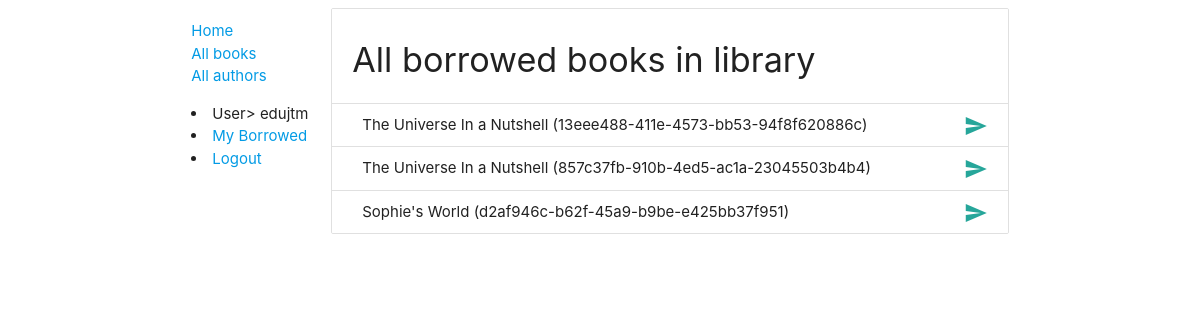
Page /catalog/borrowed/ (signed in) on the committed database.
### catalog/models.py (models this page shows, shortened)
class BookInstance(models.Model):
    id = models.UUIDField(primary_key=True, default=uuid.uuid4, help_text='ID exclusivo para esta cópia do livro em toda a biblioteca')
    book = models.ForeignKey('Book', on_delete=models.SET_NULL, null=True)
    imprint = models.CharField(max_length=200)
    due_back = models.DateField(null=True, blank=True)
    written_in = models.ForeignKey('Language', on_delete=models.SET_NULL, null=True)
    borrower = models.ForeignKey(User, on_delete=models.SET_NULL, null=True)
    LOAN_STATUS = (
        ('m', 'Manutencao'),
        ('e', 'Emprestado'),
        ('d', 'Disponivel'),
        ('r', 'Reservado'),
    )
    status = models.CharField(max_length=1, choices=LOAN_STATUS, blank=True, default='m', help_text='Disponibilidade do livro')
    class Meta:
        ordering = ['due_back']
        permissions = (("can_mark_returned", "Set book as returned"),)

class Book(models.Model):
    title = models.CharField(max_length=200)
    author = models.ForeignKey('Author', on_delete=models.SET_NULL, null=True)
    summary = models.TextField(max_length=1000, help_text='Digite uma breve descricao do livro')
    isbn = models.CharField('ISBN', max_length=13, help_text='<a href="https://www.isbn-international.org/content/what-isbn">Numero ISBN</a> de 13 caracteres.')
    genre = models.ManyToManyField(Genre, help_text='Selecione um genero para este livro.')
    class Meta:
        permissions = (("can_alter_books", "Change book properties"),)
    def display_genre(self):
        return ", ".join((genre.name for genre in self.genre.all()[:3]))
    display_genre.short_description = 'Genre'

### catalog/views.py (the view)
# urls.py: path('borrowed/', views.see_all_borrowed_books, name='see-borrowed'),
@permission_required('catalog.can_mark_returned')
def see_all_borrowed_books(request):
    borrowed_books = BookInstance.objects.filter(status__exact='r')
    context = {
        "borrowed_books": borrowed_books,
    }
    return render(request, 'catalog/librarian_borrowed_bookinstance.html', context=context)

### catalog/templates/catalog/librarian_borrowed_bookinstance.html
{% extends "base_generic.html" %}
{% block content %}
    {% if borrowed_books %}
        <div>
            <ul class="collection with-header">
                <li class="collection-header"><h4>All borrowed books in library</h4></li>
                {% for bookinst in borrowed_books %}
                    <li class="collection-item">
                        <div>
                            {{ bookinst.book.title }} ({{ bookinst.id }})
                            <a href="{% url 'renew-book-librarian' bookinst.id %}" class="secondary-content"><i class="material-icons">send</i></a>
                        </div>
                    </li>
                {% endfor %}
            </ul>
        </div>
    {% else %}
        <h2>There are no borrowed books in the library.</h2>
    {% endif %}
{% endblock %}

### catalog/templates/base_generic.html (shortened to what this page needs)
<!DOCTYPE html>
<html lang="en">
<head>
    {% load static %}
    <link rel="stylesheet" href="{% static 'css/styles.css' %}">
    <link type="text/css" rel="stylesheet" href="{% static 'css/materialize.css' %}" media="screen,projection">
</head>
<body>
    <div class="container">
        <div class="row">
            <div class="col s2">
                {% block sidebar %}
                    <ul class="sidebar-nav">
                        <li><a href="{% url 'index' %}">Home</a></li>
                        <li><a href="{% url 'books' %}">All books</a></li>
                        <li><a href="{% url 'authors' %}">All authors</a></li>
                    </ul>
                    {% if user.is_authenticated %}
                        <li>User> {{ user.get_username }}</li>
                        <li><a href="{% url 'my-borrowed' %}">My Borrowed</a></li>
                        <li><a href="{% url 'logout' %}?next={{ request.path }}">Logout</a></li>
                    {% else %}
                        <li><a href="{% url 'login' %}?next={{ request.path }}">Login</a></li>
                    {% endif %}
                {%  endblock %}
            </div>
            <div class="col s10">
                {% block content %}{% endblock %}
            </div>
        </div>
    </div>
</body>
</html>

### catalog/static/css/styles.css (style rules this page uses)
.sidebar-nav { margin-top: 20px; padding: 0; list-style: none; }

### rows in the picture
BookInstance: book "The Universe In a Nutshell", id "13eee488-411e-4573-bb53-94f8f620886c"
BookInstance: book "The Universe In a Nutshell", id "857c37fb-910b-4ed5-ac1a-23045503b4b4"
BookInstance: book "Sophie's World", id "d2af946c-b62f-45a9-b9be-e425bb37f951"

### other values in the picture
{{ user.get_username }} "edujtm"
